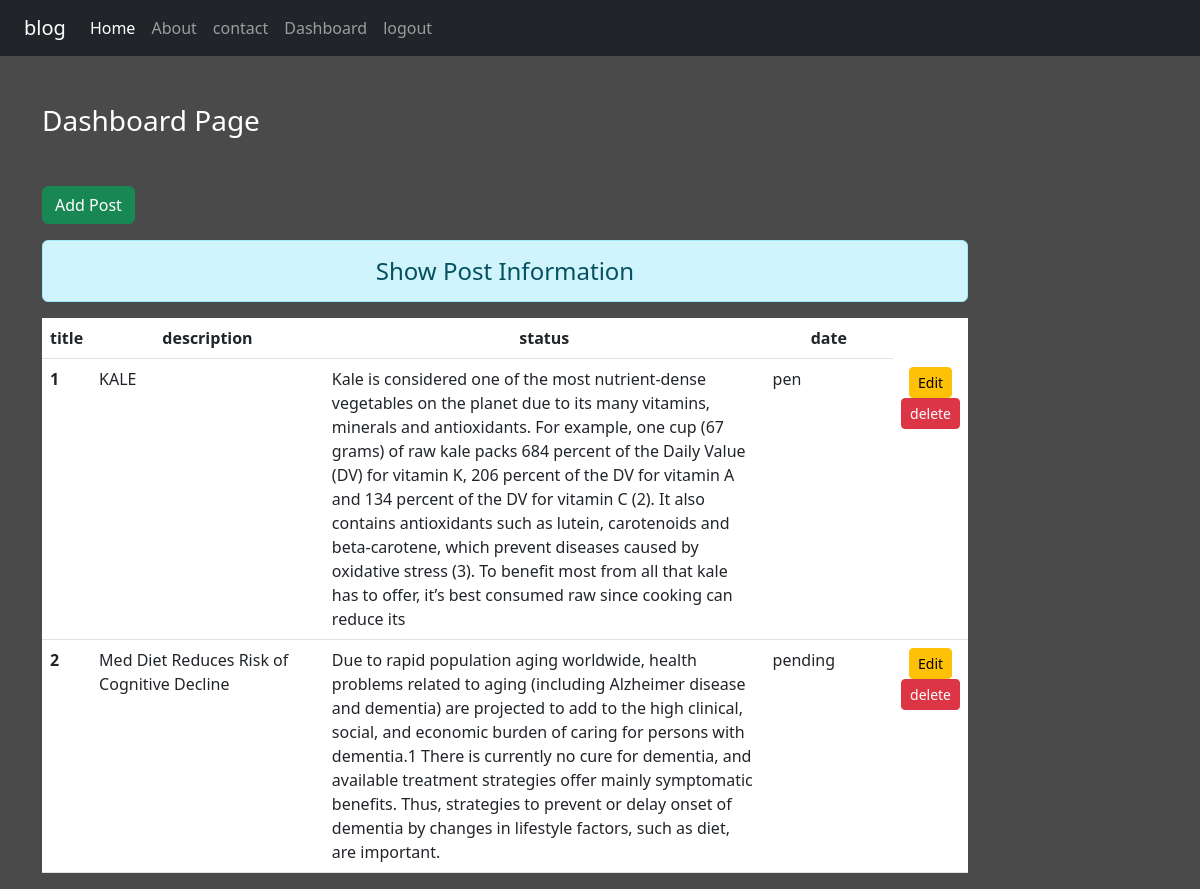
The page /dashboard/ (signed in) on the database its author committed.
### blog/models.py (models this page shows, shortened)
class Post(models.Model):
    author = models.ForeignKey(User, on_delete=models.CASCADE)
    title = models.CharField(max_length=100)
    desc=models.TextField()
    date_posted = models.DateTimeField(default=datetime.now)
    status=models.CharField(max_length=50,choices=STATUS_CHOICES,default=STATUS_CHOICES[0][0])

### blog/views.py (the view)
# urls.py: path('dashboard/',views.dashboard,name='dashboard'),
def dashboard(request):
	speci_email=["asdfg@gmail.com","guria.bharti22@gmail.com","chotumotu@gmail.com"]
	if request.user.is_authenticated:
		if request.user.email in speci_email:
			post=Post.objects.all()
		else:
			post=Post.objects.filter(author=request.user)
		return render(request,'blog/dashboard.html',{'post':post})
	else:
		return HttpResponseRedirect('/login/')

### blog/templates/blog/dashboard.html
{% extends 'blog/base.html' %}
{%  load static %}
{% block content %}
<div class="col-sm-10">
	<h3 class="text-white my-5 font-weight-bold">Dashboard  Page</h3>
	<a href="{% url 'addpost' %}" class="btn btn-success">Add Post</a>
	<h4 class="text-center alert alert-info mt-3">Show Post Information
	</h4>
	{% if post %}
	<table class="table table-hover bg-white">
		<thead>
			<tr class="text-center">
				<th scope="col" style="width:2%">title</th>
				<th scope="col" style="width:28%">description</th>
				<th scope="col" style="width:55%">status</th>
				<th scope="col" style="width:15%">date</th>
			</tr>
		</thead>
		<tbody>
			{% for post in post %}
			<tr>
				<th scope="row">{{post.id}}</th>
				<td>{{post.title}}</td>
				<td>{{post.desc}}</td>
				<td class="my-3">{{post.status}}</td>
				<td class="text-center">
				<a href="{% url 'updatepost' post.id %}" class="btn btn-warning btn-sm">Edit</a>
				<form action="{% url 'deletepost' post.id %}" method="post" class="d-inline">{% csrf_token %}
				<input type="submit" class="btn btn-danger btn-sm" value="delete" >
					</form>
				</td>
			</tr>
			{% endfor %}
		</tbody>
	</table>
	{% else %}
	<h4 class="text-center alert alert-warning">No Records</h4>
	{% endif %}
</div>
{% endblock content %}

### blog/static/blog/css/style.css (style rules this page uses)
body { background-color: rgb(75, 74, 74); color: antiquewhite; }

### rows shown on the page
Post: id "1", title "KALE", desc "Kale is considered one of the most nutrient-dense vegetables on the planet due to its many vitamins, minerals and antioxidants. For example, one cup (67 grams) of raw kale packs 684 percent of the Daily Value (DV) for vitamin K, 206 percent of the DV for vitamin A and 134 percent of the DV for vitamin C (2). It also contains antioxidants such as lutein, carotenoids and beta-carotene, which prevent diseases caused by oxidative stress (3). To benefit most from all that kale has to offer, it’s best consumed raw since cooking can reduce its", status "pen"
Post: id "2", title "Med Diet Reduces Risk of Cognitive Decline", desc "Due to rapid population aging worldwide, health problems related to aging (including Alzheimer disease and dementia) are projected to add to the high clinical, social, and economic burden of caring for persons with dementia.1 There is currently no cure for dementia, and available treatment strategies offer mainly symptomatic benefits. Thus, strategies to prevent or delay onset of dementia by changes in lifestyle factors, such as diet, are important.", status "pending"
